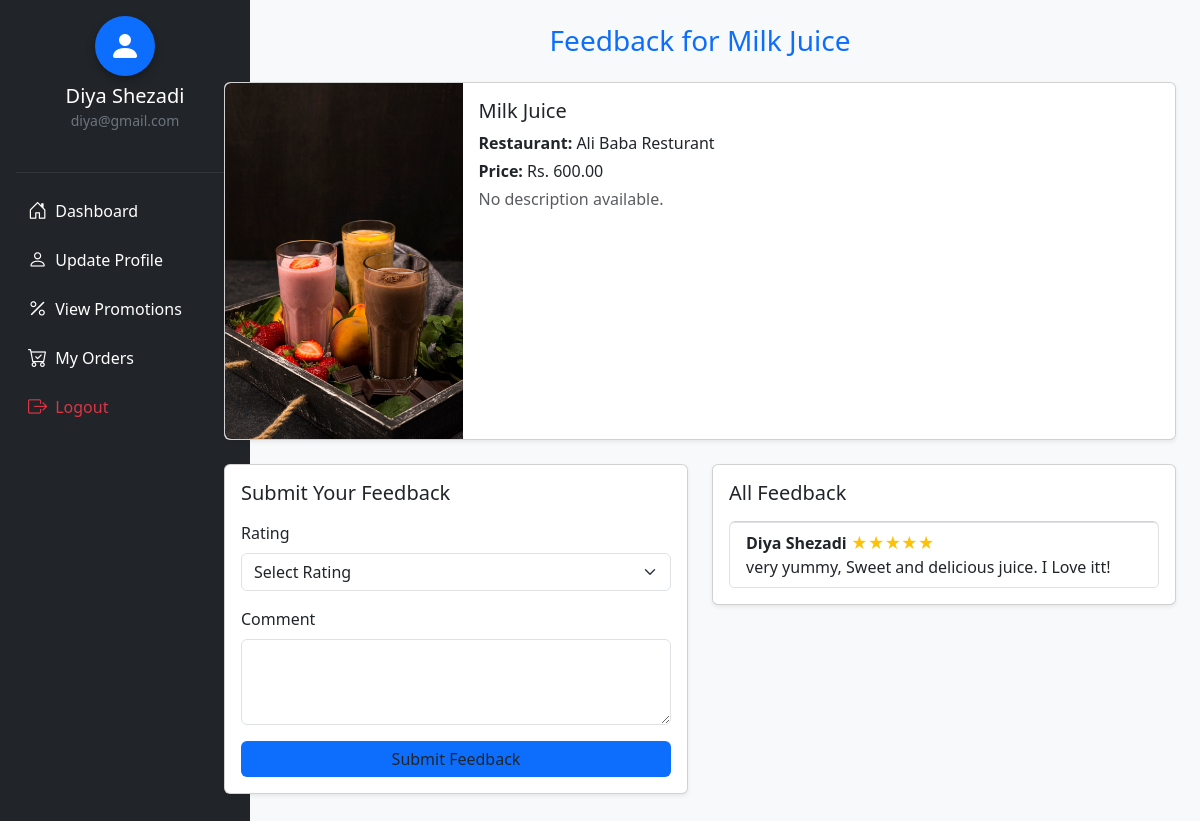
The app's page /customer/view_feedback.php?food_id=6 (signed in) with its own data.
### tables this page shows
CREATE TABLE `tbl_foods` (
  `id` int(11) NOT NULL,
  `restaurant_id` int(11) DEFAULT NULL,
  `menu_id` int(11) DEFAULT NULL,
  `name` varchar(100) DEFAULT NULL,
  `price` int(11) DEFAULT NULL,
  `image` varchar(255) DEFAULT NULL,
  `discount` int(11) DEFAULT 0
);

CREATE TABLE `tblrestaurants_delivery` (
  `id` int(11) NOT NULL,
  `name` varchar(100) DEFAULT NULL,
  `type` enum('restaurant','rider') DEFAULT NULL,
  `contact` varchar(20) DEFAULT NULL,
  `address` varchar(255) DEFAULT NULL,
  `status` varchar(20) DEFAULT 'active',
  `created_at` timestamp NOT NULL DEFAULT current_timestamp(),
  `password` varchar(100) NOT NULL
);

CREATE TABLE `tbl_feedback` (
  `id` int(11) NOT NULL,
  `food_id` int(11) NOT NULL,
  `customer_id` int(11) NOT NULL,
  `customer_name` varchar(100) NOT NULL,
  `rating` int(11) DEFAULT NULL CHECK (`rating` between 1 and 5),
  `comment` text NOT NULL,
  `created_at` timestamp NOT NULL DEFAULT current_timestamp()
);

### customer/view_feedback.php (the view, shortened to what this page needs)
<?php
include("../dbconnection.php");
$food_id = $_GET['food_id'] ?? null;
$food = mysqli_fetch_assoc(mysqli_query($conn, "SELECT f.*, r.name AS restaurant_name
    FROM tbl_foods f
    JOIN tblrestaurants_delivery r ON f.restaurant_id = r.id
    WHERE f.id = '$food_id'"));
$feedbacks = mysqli_query($conn, "SELECT * FROM tbl_feedback WHERE food_id = '$food_id' ORDER BY id DESC");
?>
<!DOCTYPE html>
<html lang="en">
<head>
  <link href="https://cdn.jsdelivr.net/npm/bootstrap@5.3.0/dist/css/bootstrap.min.css" rel="stylesheet">
</head>
<body>
<div class="container-fluid">
  <div class="row">
 <div class="col-md-3 col-lg-2 p-0 bg-dark text-white" style="min-height: 100vh; overflow-y: auto;">
      <?php include 'sidebar.php'; ?>
    </div>
    <div class="col-md-9 col-lg-10 p-4">
      <h3 class="mb-4 text-center text-primary">Feedback for <?php echo htmlspecialchars($food['name'] ?? 'Food Item'); ?></h3>
      <?php if ($food): ?>
      <div class="card shadow-sm mb-4">
        <div class="row g-0">
          <div class="col-md-3">
            <img src="../uploads/<?php echo htmlspecialchars($food['image'] ?? 'noimage.png'); ?>" class="img-fluid rounded-start" alt="food">
          </div>
          <div class="col-md-9">
            <div class="card-body">
              <h5 class="card-title"><?php echo htmlspecialchars($food['name']); ?></h5>
              <p class="card-text mb-1"><strong>Restaurant:</strong> <?php echo htmlspecialchars($food['restaurant_name']); ?></p>
              <p class="card-text mb-1"><strong>Price:</strong> Rs. <?php echo number_format($food['price'], 2); ?></p>
              <p class="card-text text-muted"><?php echo htmlspecialchars($food['description'] ?? 'No description available.'); ?></p>
            </div>
          </div>
        </div>
      </div>
      <div class="row">
        <div class="col-md-6">
          <div class="card shadow-sm p-3 mb-4">
            <h5 class="mb-3">Submit Your Feedback</h5>
            <form method="POST" class="needs-validation" novalidate>
              <div class="mb-3">
                <label class="form-label">Rating</label>
                <select name="rating" class="form-select" required>
                  <option value="">Select Rating</option>
                </select>
              </div>
              <div class="mb-3">
                <label class="form-label">Comment</label>
                <textarea name="comment" class="form-control" rows="3" required></textarea>
              </div>
              <button type="submit" name="submit_feedback" class="btn btn-submit w-100">Submit Feedback</button>
            </form>
          </div>
        </div>
        <div class="col-md-6">
          <div class="card shadow-sm p-3 mb-4">
            <h5 class="mb-3">All Feedback</h5>
            <?php if (mysqli_num_rows($feedbacks) > 0): ?>
              <ul class="list-group">
              <?php while ($fb = mysqli_fetch_assoc($feedbacks)): ?>
                <li class="list-group-item">
                  <strong><?php echo htmlspecialchars($fb['customer_name']); ?></strong>
                  <span class="rating-star">
                    <?php echo str_repeat('★', intval($fb['rating'])); ?>
                  </span><br>
                  <?php echo htmlspecialchars($fb['comment']); ?>
                </li>
              <?php endwhile; ?>
              </ul>
            <?php else: ?>
              <div class="alert alert-info">No feedback available for this item.</div>
            <?php endif; ?>
          </div>
        </div>
      </div>
      <?php else: ?>
        <div class="alert alert-danger">Food item not found.</div>
      <?php endif; ?>
    </div>
  </div>
</div>
</body>
</html>

### customer/view_feedback.php (style rules this page uses)
body { background-color: #f8f9fa; }
.card { margin-bottom: 20px; }
.rating-star { color: #ffc107; }
.btn-submit { background-color: #0d6efd; border: none; }

### records on screen
tbl_foods: name "Milk Juice", image (picture), tblrestaurants_delivery.name "Ali Baba Resturant", price "600.00"
tbl_feedback: customer_name "Diya Shezadi", rating "★★★★★", comment "very yummy, Sweet and delicious juice. I Love itt!"

### other values on screen
$customerName "Diya Shezadi"
$customerEmail "diya@gmail.com"
$food['description'] "No description available."
